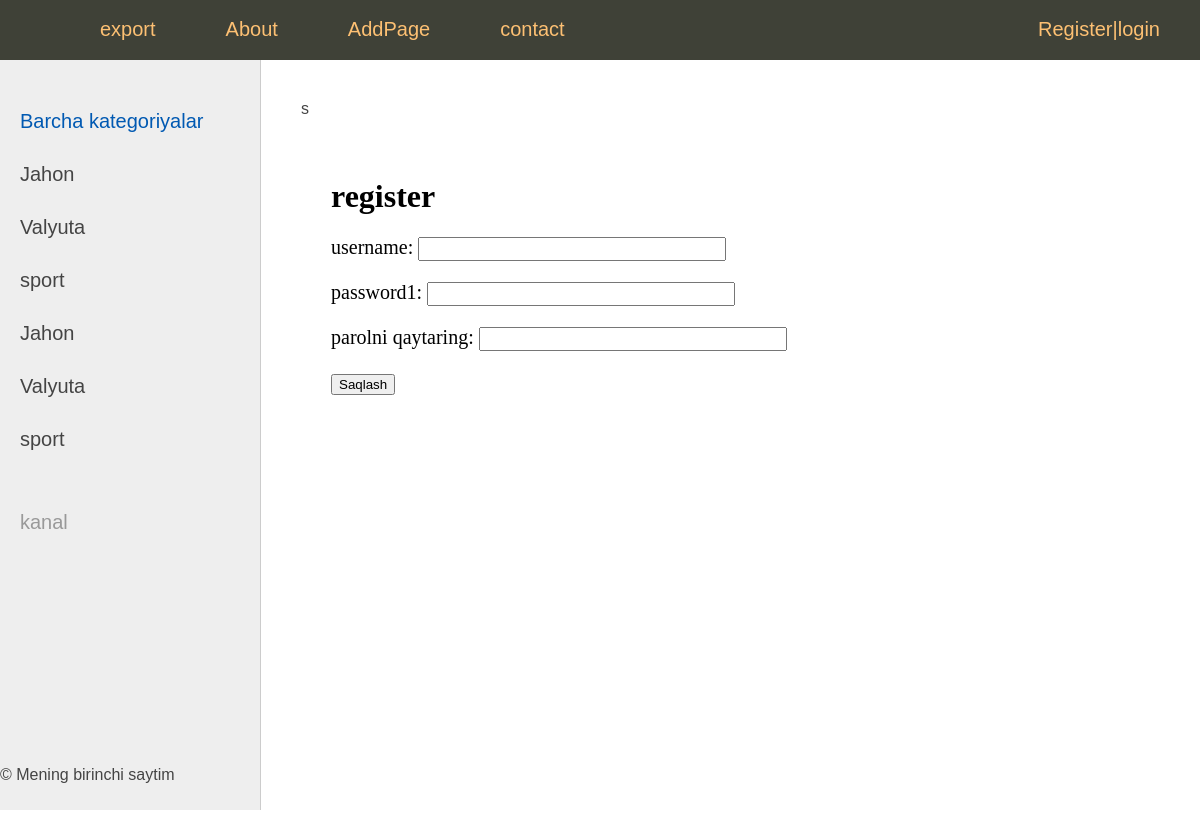
Screenshot of /register/ with the database file from the repository.
### menu/models.py (models this page shows, shortened)
class Category(models.Model):
    name = models.CharField(max_length=100, db_index=True, verbose_name="name")
    slug = models.SlugField(max_length=255, unique=True, db_index=True, verbose_name="URL")
    def get_absolute_url(self):
        return reverse('category', kwargs={'cat_slug': self.slug})
    class Meta:
        verbose_name = 'Category'
        verbose_name_plural = 'Categories'
        ordering = ['id']

### menu/views.py (the view, shortened to what this page needs)
# urls.py: path('register/', RegisterUser.as_view(), name='register'),
class RegisterUser(DataMixin,CreateView):
    form_class = RegisterUserForm
    template_name = 'page/register.html'
    success_url = reverse_lazy('login')
    def get_context_data(self,*,object_list=None, **kwargs):
        context = super().get_context_data(**kwargs)
        c_def = self.get_user_context(title='register')
        return {**context, **c_def}

### menu/forms.py
class RegisterUserForm(UserCreationForm):
    username = forms.CharField(label='username', widget=forms.TextInput(attrs={'class': 'form-input'}))
    password1 = forms.CharField(label='password1', widget=forms.PasswordInput(attrs={'class': 'form-input'}))
    password2 = forms.CharField(label='parolni qaytaring', widget=forms.PasswordInput(attrs={'class': 'form-input'}))
    class Meta:
        model = User
        fields = ('username', 'password1', 'password2', )

### menu/utils.py (called while the page is built)
    def get_user_context(self, **kwargs):
        context = kwargs
        cats = Category.objects.all()
        context['menu'] = menu
        context['cats'] = cats
        if 'cat_selected' not in context:
            context['cat_selected'] = 0
        return context

### menu/templates/page/register.html (shortened to what this page needs)
{% extends 'page/base.html' %}
{% block content %}
<h1>{{title}}</h1>
<form method="post" >
    {{ form.as_p }}
    <button type="submit">Saqlash</button>
</form>
{% endblock %}

### menu/templates/page/base.html (shortened to what this page needs)
{% load static %}
<!DOCTYPE html>
<html>
<head>
	<link type="text/css" href="{% static 'css/styles.css' %}" rel="stylesheet" />
</head>
<body>
<table class="table-page" border=0 cellpadding="0" cellspacing="0">
<tr><td valign=top>
{% block mainmenu %}
		<div class="header">
			<ul id="mainmenu" class="mainmenu">
			<li class="logo"><a href="{% url 'home' %}"><div class="logo"></div></a></li>
				 <li ><a href="{% url 'export' %}">export</a></li>
{% for m in menu %}
      <li ><a href="{% url m.url_name %}">{{m.title}}</a></li>
{% endfor %}
				{% if request.user.is_authenticated %}
        		<li class="last">{{ user.username }}|<a href="{% url 'logout' %}">logout</a> </li>
        {% else %}
                <li class="last"><a href="{% url 'register' %}">Register</a>|<a href="{% url 'login' %}">login</a></a></li>
		{% endif %}
      </ul>
    </div>
{% endblock mainmenu %}
<table class="table-content" border=0 cellpadding="0" cellspacing="0">
<tr>
	<td valign="top" class="left-chapters">
	<ul id="leftchapters">
{% if cat_selected == 0 %}
		<li class="selected">Barcha kategoriyalar</li>
{% else %}
		<li><a href="{% url 'home' %}">Barcha kategoriyalar</a></li>
{% endif %}
		{% for c in cats %}
	{% if c.pk == cat_selected %}
		<li class="selected">{{c.name}}</li>
	{% else %}
		<li><a href="{{ c.get_absolute_url }}">{{c.name}}</a></li>
	{% endif %}
		{% endfor %}
		{% for c in cats %}
			{% if c.pk == cat_selected %}
    		<li class="selected">{{c.name}}</li>
  			{% else %}
		<li><a href="{{ c.get_absolute_url }}">{{c.name}}</a></li>
  			{% endif %}
		{% endfor %}
		<li class="share">
		<p>kanal</p>
		<a class="share-yt" href="https://t.me/Alixon1212" target="_blank" rel="nofollow"></a>
		</li>
	</ul>
</td>
<td valign="top" class="content">
s
	<div class="content-text">
{% block content %}
{% endblock %}
  </div>
</td></tr></table>
</td></tr>
<tr><td valign=top>
	<div id="footer">
		<p>&copy; Mening birinchi saytim</p>
	</div>
</td></tr></table>
</body>
</html>

### static/css/styles.css (style rules this page uses)
html, body { font-family: 'Arial'; margin: 0; padding: 0; height: 100%; width: 100%; color: #444; }
a { color: #0059b2; text-decoration: none; }
.table-page { width: 100%; height: 100%; vertical-align: top; }
.table-page tr { height: 100%; }
.header { background: #3F4137; height: 60px; }
.logo { background: url('../images/logo.png') no-repeat 10px 5px; width: 70px; height: 60px; }
ul.mainmenu { list-style: none; margin: 0; padding: 0; height: 60px; color: #fdc073; font-size: 20px; overflow: hidden; }
ul.mainmenu li { float: left; margin: 18px 40px 0 30px; }
ul.mainmenu li.logo { margin: 0; }
ul.mainmenu li.last { float: right; }
ul.mainmenu li a { color: #fdc073; text-decoration: none; }
.table-content { width: 100%; min-height: 100%; height: 100%; }
.left-chapters { margin: 0; background: #eee; border-right: 1px solid #ccc; min-height: 100%; }
.left-chapters ul { width: 230px; min-height: 100%; margin: 0; padding: 20px 10px 10px 20px; list-style: none; font-size: 20px; }
.left-chapters ul li { margin: 30px 0 0 0; color: #999; }
.left-chapters ul li.selected { color: #0059b2; }
.left-chapters ul li a { color: #444; text-decoration: none; }
.left-chapters ul li.share { margin: 60px 0 0 0; }
.left-chapters ul li.share p { margin: 30px 0 30px 0; }
.left-chapters ul li.share a { display: inline-block; width: 40px; height: 40px; margin: 0 20px 0 0; }
.left-chapters ul li.share a.share-yt { width: 100%; height: 30px; background: url('../images/share_yt.png') no-repeat 0 0 }
.content { padding: 40px 20px 20px 40px; width: 100%; box-sizing: border-box; }
.content-text { margin: 60px 0 0 30px; color: #000; font-size: 20px; font-family: Yandex Sans Display Light; }
.content-text h1 { font-size: 32px; }
.form-input { width: 300px; font-size: 16px; }

### rows the page displays
Category: name "Jahon"
Category: name "Valyuta"
Category: name "sport"

### other values shown
{{ m.title }} "About" "AddPage" "contact"
{{ title }} "register"
